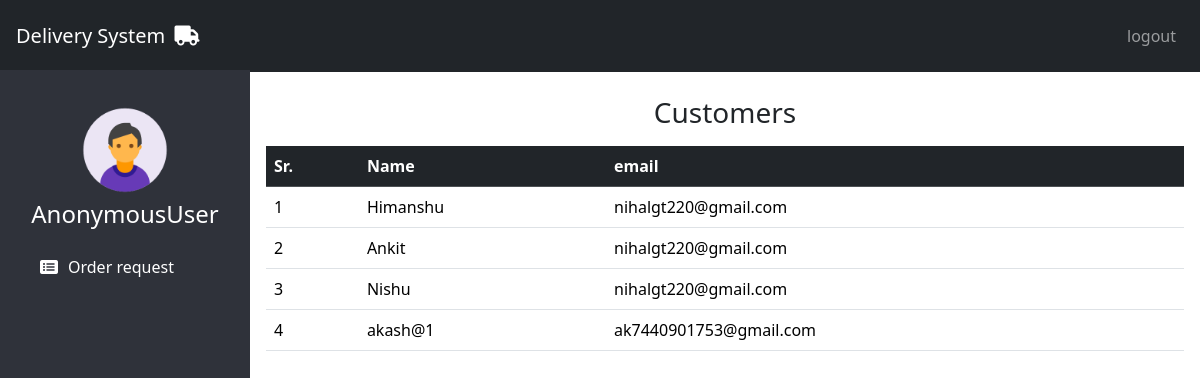
/customerlist/, run on the app's committed database.
### app/models.py (models this page shows, shortened)
class Customer(models.Model):
    name = models.CharField(max_length=200,unique=True)
    email = models.EmailField()
    password = models.CharField(max_length=200)
    address = models.CharField(max_length=200)

### app/views.py (the view)
# urls.py: path('customerlist/',customerlist,name='customerlist'),
def customerlist(request):
    obj = Customer.objects.all()
    return render(request,'customerlist.html',{'All':obj})

### templates/customerlist.html
{% extends "adminbase.html" %}
{% load static %}
{% block basecontent %}
<h3 class="text-center">Customers</h3>
<div class="m-3">
    <table class="table table-hover">
        <thead class="table-dark">
            <th>Sr.</th>
            <th>Name</th>
            <th>email</th>
        </thead>
        {% for p in All %}
        <tr>
            <td>{{forloop.counter}}</td>
            <td>{{p.name}}</td>
            <td>{{p.email}}</td>
        </tr>
        {% endfor %}
    </table>
</div>
{% endblock basecontent %}

### data on the page
Customer: name "Himanshu", email "nihalgt220@gmail.com"
Customer: name "Ankit", email "nihalgt220@gmail.com"
Customer: name "Nishu", email "nihalgt220@gmail.com"
Customer: name "akash@1", email "ak7440901753@gmail.com"

### other printed values
{{ request.user }} "AnonymousUser"
